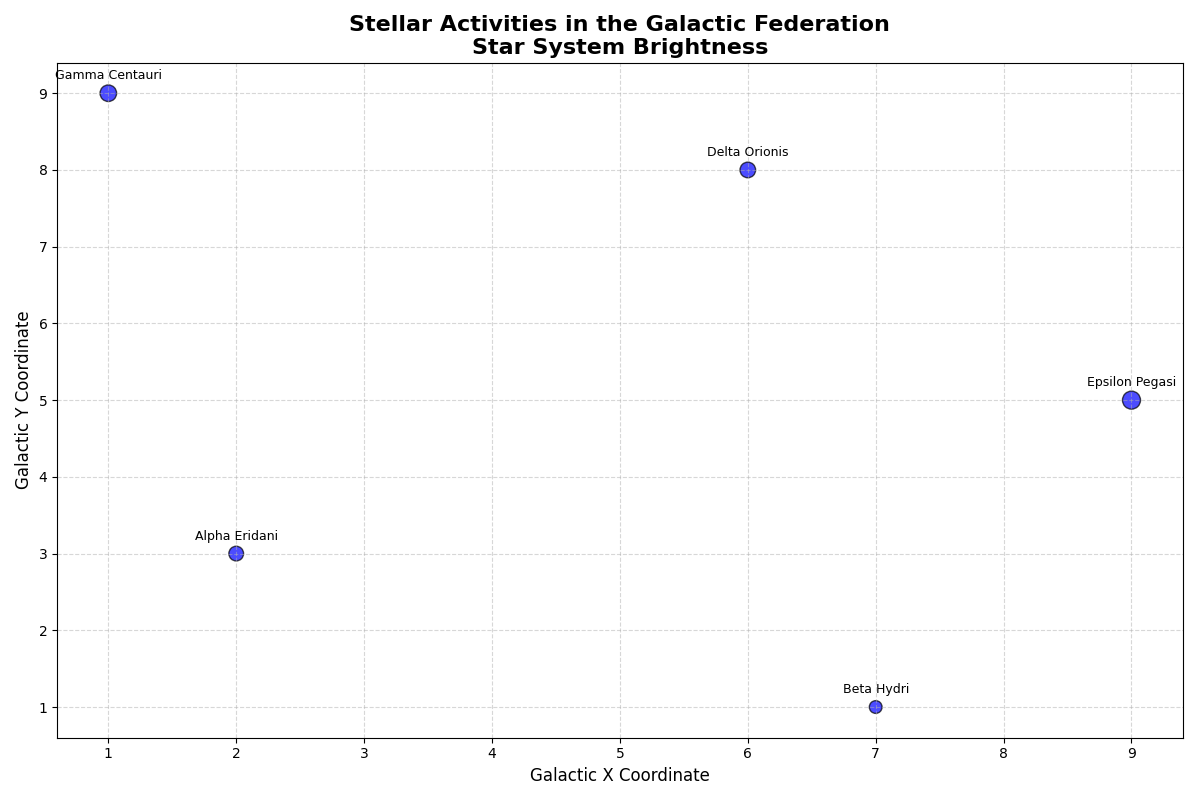

The Python source for this figure:
import matplotlib.pyplot as plt
import numpy as np

# Define star systems with coordinates (x, y), brightness (in arbitrary units)
star_systems = [
    [2, 3, 5.6],   # Alpha Eridani
    [7, 1, 4.2],   # Beta Hydri
    [1, 9, 7.1],   # Gamma Centauri
    [6, 8, 6.3],   # Delta Orionis
    [9, 5, 8.4]    # Epsilon Pegasi
]

# Extract individual lists
x_coords = [data[0] for data in star_systems]
y_coords = [data[1] for data in star_systems]
brightness = [data[2] for data in star_systems]

# Define names for each star system
star_names = ['Alpha Eridani', 'Beta Hydri', 'Gamma Centauri', 'Delta Orionis', 'Epsilon Pegasi']

# Create scatter plot
fig, ax = plt.subplots(figsize=(12, 8))

# Scatter plot with customized markers size and consistent color based on brightness
ax.scatter(x_coords, y_coords, s=[b*20 for b in brightness], c='blue', alpha=0.7, edgecolors='black')

# Annotate each point with star system name
for i, name in enumerate(star_names):
    ax.annotate(name, (x_coords[i], y_coords[i]), textcoords="offset points", xytext=(0,10), ha='center', fontsize=9)

# Titles and labels
plt.title("Stellar Activities in the Galactic Federation\nStar System Brightness", fontsize=16, fontweight='bold')
plt.xlabel("Galactic X Coordinate", fontsize=12)
plt.ylabel("Galactic Y Coordinate", fontsize=12)

# Grid
ax.grid(True, linestyle='--', alpha=0.5)

# Automatically adjust layout to prevent overlap
plt.tight_layout()

# Show plot
plt.show()
